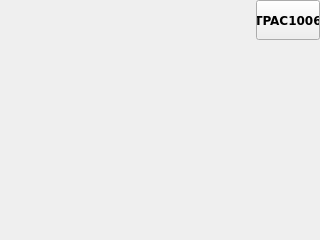
<?xml version="1.0" encoding="UTF-8"?>
<ui version="4.0">
<class>page330</class>
<widget class="QWidget" name="page330">
<property name="geometry">
<rect>
<x>0</x>
<y>0</y>
<width>320</width>
<height>240</height>
</rect>
</property>
<property name="minimumSize">
<size>
<width>320</width>
<height>240</height>
</size>
</property>
<property name="maximumSize">
<size>
<width>320</width>
<height>240</height>
</size>
</property>
<property name="windowTitle">
<string>page330</string>
</property>
<property name="styleSheet">
<string notr="true">QWidget#page330
{
}</string>
</property>
<widget class="ATCMbutton" name="atcmButton">
<property name="geometry">
<rect>
<x>256</x>
<y>0</y>
<width>64</width>
<height>40</height>
</rect>
</property>
<property name="font">
<font>
<family>DejaVu Sans</family>
<pointsize>9</pointsize>
<weight>75</weight>
<bold>true</bold>
</font>
</property>
<property name="toolTip">
<string/>
</property>
<property name="whatsThis">
<string>ATCMbutton widget</string>
</property>
<property name="pageName">
<string>menu</string>
</property>
<property name="statusvar">
<string/>
</property>
<property name="viewStatus">
<bool>false</bool>
</property>
<property name="visibilityVar">
<string/>
</property>
<property name="bgColor">
<color>
<red>198</red>
<green>132</green>
<blue>0</blue>
</color>
</property>
<property name="fontColor">
<color>
<red>240</red>
<green>240</green>
<blue>240</blue>
</color>
</property>
<property name="text">
<string>TPAC1006</string>
</property>
<property name="pressText">
<string>MENU</string>
</property>
<property name="borderWidth">
<number>0</number>
</property>
<property name="borderRadius">
<number>0</number>
</property>
<property name="apparence">
<enum>QFrame::Raised</enum>
</property>
</widget>
</widget>
<customwidgets>
<customwidget>
<class>ATCMbutton</class>
<extends>QPushButton</extends>
<header>atcmplugin.h</header>
</customwidget>
</customwidgets>
<resources/>
 <connections>
  <connection>
   <sender>atcmButton</sender>
   <signal>newPage(const char*,bool)</signal>
   <receiver>page330</receiver>
   <slot>goto_page(const char*,bool)</slot>
  </connection>
 </connections>
<slots>
<slot>goto_page(const char*,bool)</slot>
</slots>
</ui>
